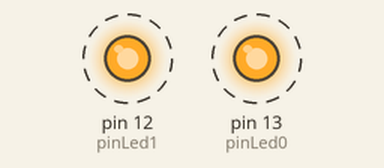
Simulated run of this sketch. Board: Arduino Uno, built with avr-gcc and run on an emulated ATmega328P. On the bench: output pins drawn as LEDs (lit = HIGH). Dashed ring = blinking.

Above: at 0.2 s.
Timing chart, 0 to 4.6 s (numbered marks = the images above):
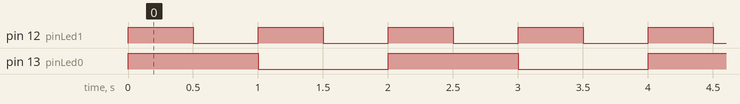

The sketch:

ex01.ino
```cpp
  int pinLed0 = 13;
  int pinLed1 = 12;

void setup() {
  // put your setup code here, to run once:

  pinMode(pinLed0, OUTPUT);
  pinMode(pinLed1, OUTPUT);

}

void loop() {
  // put your main code here, to run repeatedly:
  digitalWrite(pinLed0, HIGH);
  digitalWrite(pinLed1, HIGH);
  delay(500);
  digitalWrite(pinLed1, LOW);
  delay(500);
  digitalWrite(pinLed0, LOW);
  digitalWrite(pinLed1, HIGH);
  delay(500);
  digitalWrite(pinLed0, LOW);
  digitalWrite(pinLed1, LOW);
  delay(500);
}
```

Measured:
- by itself, pin 12 (pinLed1): alternates HIGH for 0.50 s and LOW for 0.50 s
- by itself, pin 13 (pinLed0): alternates HIGH for 1.0 s and LOW for 1.0 s
- by itself, everything shown: repeats every 2.0 s, in 4 steps
